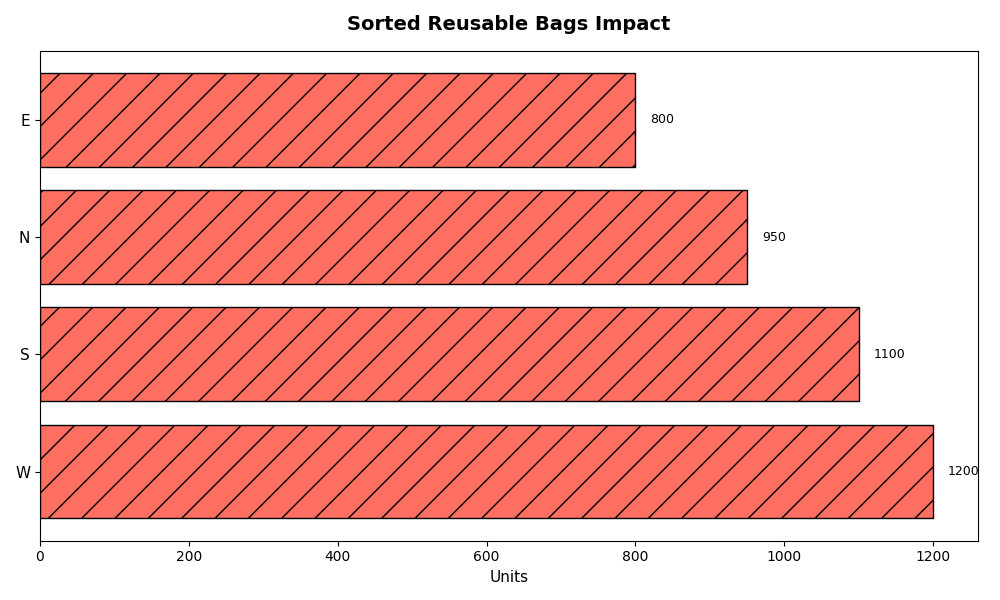

The Python source for this figure:
import matplotlib.pyplot as plt
import numpy as np

regions = ['N', 'S', 'E', 'W']
reusable_bags = [950, 1100, 800, 1200]

# Sort the data
sorted_indices = np.argsort(reusable_bags)[::-1]  # Descending order
sorted_regions = [regions[i] for i in sorted_indices]
sorted_bags = [reusable_bags[i] for i in sorted_indices]

fig, ax = plt.subplots(figsize=(10, 6))
y_pos = np.arange(len(sorted_regions))

ax.barh(y_pos, sorted_bags, color='#ff6f61', edgecolor='black', linestyle='-', hatch='/')

ax.set_yticks(y_pos)
ax.set_yticklabels(sorted_regions, fontsize=11)
ax.set_xlabel('Units', fontsize=11)
ax.set_title('Sorted Reusable Bags Impact', fontsize=14, fontweight='bold', pad=15)

for i in range(len(sorted_regions)):
    ax.text(sorted_bags[i] + 20, i, str(sorted_bags[i]), va='center', color='black', fontsize=9)

plt.tight_layout()
plt.show()
